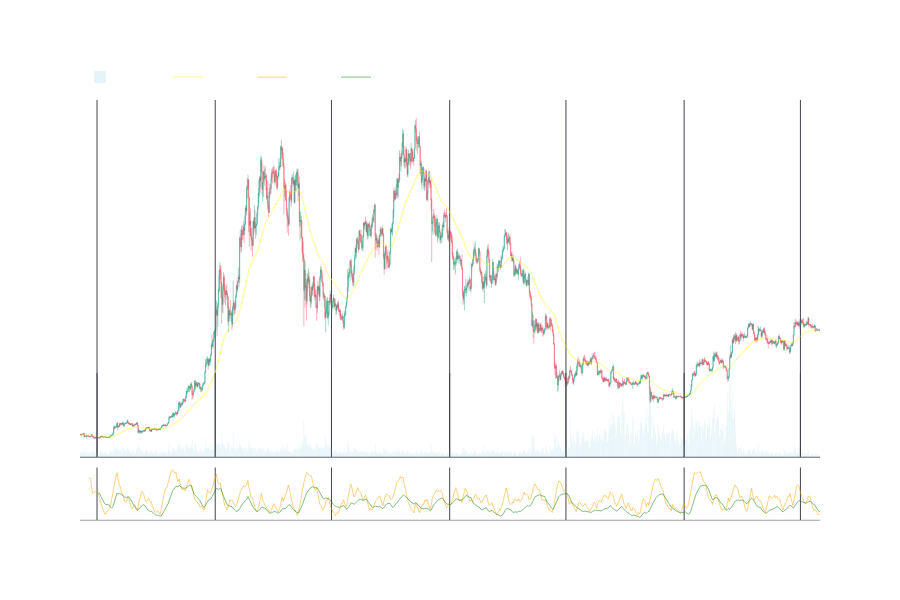

Notebook cell for this chart:
### Code cell
indicators = [
         {'col': 'ema50','name': 'EMA50','color': 'yellow',},
        ]
indicators_out = [
         {'col': 'adx7','name': 'ADX_7','color': 'orange','row': 3,},
         {'col': 'adx14','name': 'ADX_14','color': 'green','row': 3,},
         #{'col': 'signal','name': 'Signal','color': 'white','row': 5,},
        ]
events = [
        #{'df':df,
        # 'col':'buy',
        # 'name': 'BUY',
        # 'color': 'green',
        # 'symbol': 'circle-dot' #https://plotly.com/python/reference/scatter/#scatter-marker-symbol
        #},
        #{'df':df,
        # 'col':'sell',
        # 'name': 'SELL',
        # 'color': 'red',
        # 'symbol': 'circle-dot' #https://plotly.com/python/reference/scatter/#scatter-marker-symbol
        #},
     ]
fig = fn.ohlc_chart(df,events=events,indicators=indicators,indicators_out=indicators_out) #
fig.show()

### Figure 1 — Plotly figure (JSON) as saved in the notebook; plotly's stock layout.template omitted (floating-point values rounded to 4 significant figures; data arrays with more than 128 entries replaced by an {"elided": "..."} marker saying what was removed)
{"data": [{"close": {"elided": "1152 float values"}, "decreasing": {"line": {"color": "rgba(242,54,69,0.5)"}}, "high": {"elided": "1152 float values"}, "increasing": {"line": {"color": "rgba(8,153,129,0.5)"}}, "line": {"width": 0.75}, "low": {"elided": "1152 float values"}, "name": "BTCUDST", "open": {"elided": "1152 float values"}, "showlegend": false, "type": "candlestick", "x": {"elided": "1152 str values"}, "xaxis": "x", "yaxis": "y"}, {"marker": {"color": "rgba(126,198,222,0.2)", "line": {"width": 0}}, "name": "Volumen", "type": "bar", "x": {"elided": "1152 str values"}, "xaxis": "x2", "y": {"elided": "1152 float values"}, "yaxis": "y2"}, {"line": {"width": 0.5}, "marker": {"color": "yellow"}, "mode": "lines", "name": "EMA50", "type": "scatter", "x": {"elided": "1152 str values"}, "xaxis": "x", "y": {"elided": "1152 float values"}, "yaxis": "y"}, {"line": {"width": 0.5}, "marker": {"color": "orange"}, "mode": "lines", "name": "ADX_7", "type": "scatter", "x": {"elided": "1152 str values"}, "xaxis": "x6", "y": {"elided": "1152 float values"}, "yaxis": "y6"}, {"line": {"width": 0.5}, "marker": {"color": "green"}, "mode": "lines", "name": "ADX_14", "type": "scatter", "x": {"elided": "1152 str values"}, "xaxis": "x6", "y": {"elided": "1152 float values"}, "yaxis": "y6"}], "layout": {"font": {"color": "#ffffff", "family": "Helvetica"}, "height": 600, "legend": {"orientation": "h", "x": 0, "xanchor": "left", "y": 1.02, "yanchor": "bottom"}, "modebar": {"bgcolor": "rgba(0,0,0,0)"}, "paper_bgcolor": "rgba(0,0,0,0)", "plot_bgcolor": "rgba(0,0,0,0)", "xaxis": {"anchor": "y", "domain": [0, 1], "gridcolor": "#40444e", "linecolor": "#40444e", "linewidth": 0.5, "matches": "x6", "rangeslider": {"visible": false}, "showline": true, "showticklabels": false}, "xaxis2": {"anchor": "y2", "domain": [0, 1], "gridcolor": "#40444e", "linecolor": "#40444e", "linewidth": 0.5, "matches": "x6", "showline": true, "showticklabels": false}, "xaxis3": {"anchor": "y3", "domain": [0, 1], "gridcolor": "#40444e", "linecolor": "#40444e", "linewidth": 0.5, "matches": "x6", "showline": true, "showticklabels": false}, "xaxis4": {"anchor": "y4", "domain": [0, 1], "gridcolor": "#40444e", "linecolor": "#40444e", "linewidth": 0.5, "matches": "x6", "showline": true, "showticklabels": false}, "xaxis5": {"anchor": "y5", "domain": [0, 1], "gridcolor": "#40444e", "linecolor": "#40444e", "linewidth": 0.5, "matches": "x6", "showline": true, "showticklabels": false}, "xaxis6": {"anchor": "y6", "domain": [0, 1], "gridcolor": "#40444e", "linecolor": "#40444e", "linewidth": 0.5, "showline": true}, "yaxis": {"anchor": "x", "domain": [0.15, 1], "gridcolor": "rgba(0,0,0,0)", "linecolor": "#40444e", "linewidth": 0.5, "showline": false, "showticklabels": true, "title": {"text": "Precio"}, "zeroline": false}, "yaxis2": {"anchor": "x2", "domain": [0.15, 0.35], "gridcolor": "rgba(0,0,0,0)", "linecolor": "#40444e", "linewidth": 0.5, "showline": false, "showticklabels": false, "zeroline": false}, "yaxis3": {"anchor": "x3", "domain": [0, 0.15], "gridcolor": "rgba(0,0,0,0)", "linecolor": "#40444e", "linewidth": 0.5, "showline": false, "showticklabels": true, "title": {"text": ""}, "zeroline": false}, "yaxis4": {"anchor": "x4", "domain": [0.35, 0.475], "gridcolor": "rgba(0,0,0,0)", "linecolor": "#40444e", "linewidth": 0.5, "showline": false, "zeroline": false}, "yaxis5": {"anchor": "x5", "domain": [0.175, 0.3], "gridcolor": "rgba(0,0,0,0)", "linecolor": "#40444e", "linewidth": 0.5, "showline": false, "zeroline": false}, "yaxis6": {"anchor": "x6", "domain": [0, 0.125], "gridcolor": "rgba(0,0,0,0)", "linecolor": "#40444e", "linewidth": 0.5, "showline": false, "zeroline": false}}}
